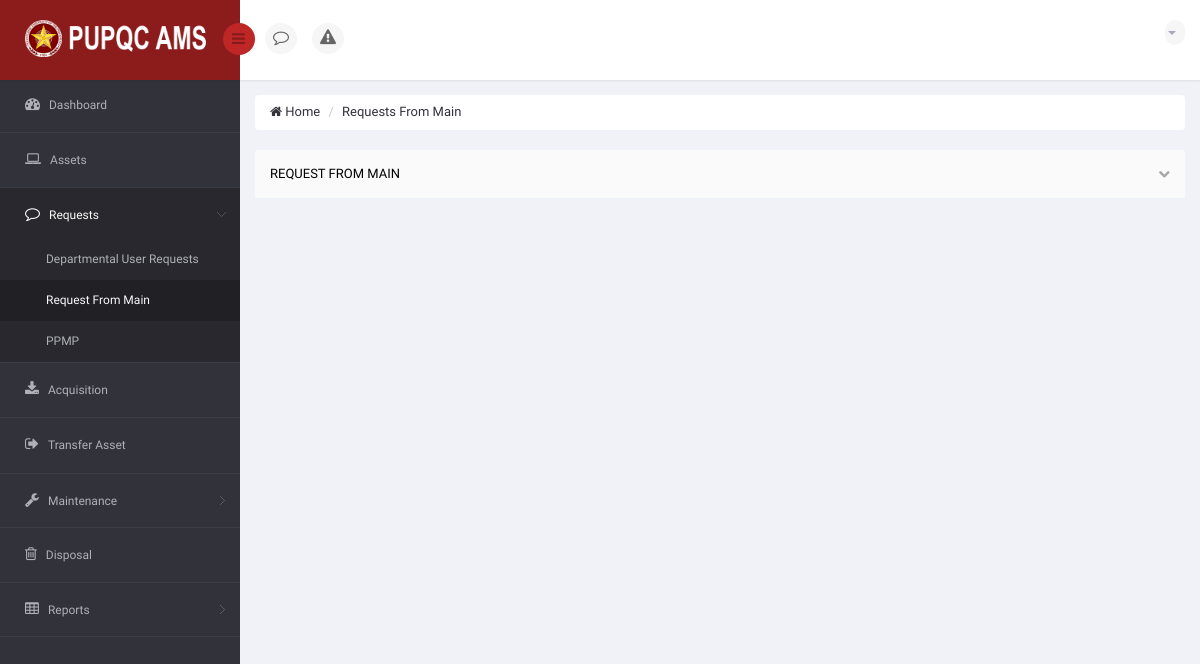
The app's page /DIR/PropertyOfficer/POViewRequestToMain.php?reqmain=6 (signed in), older data.
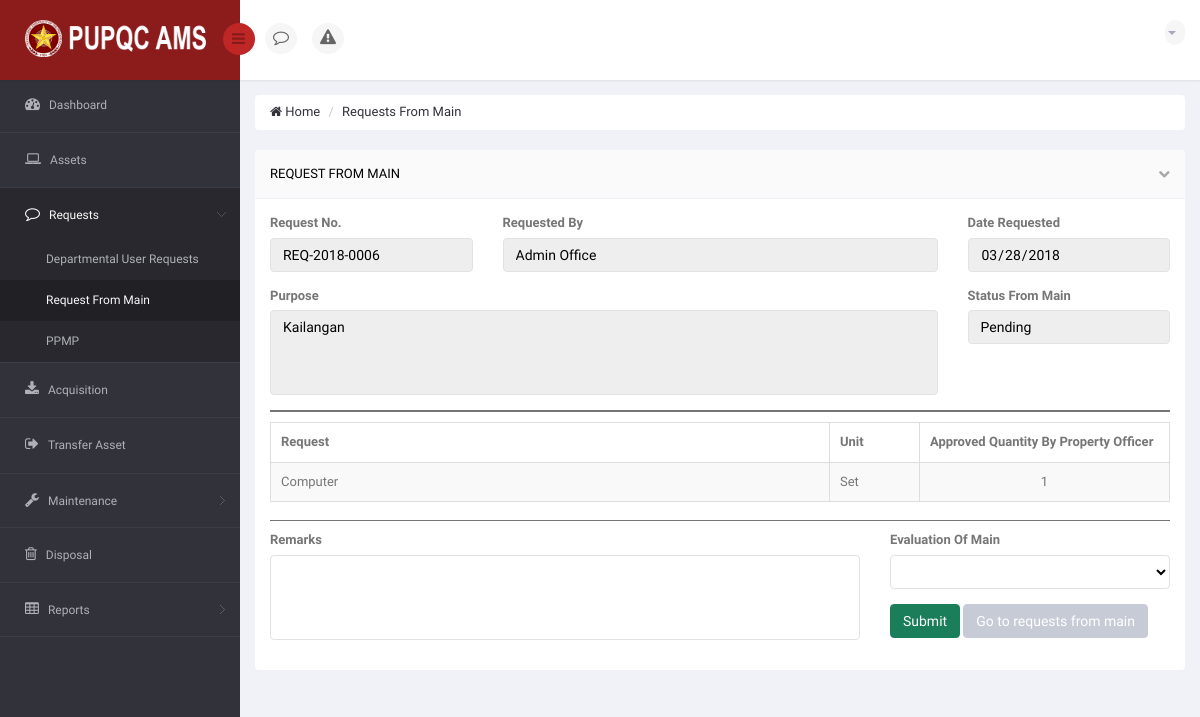
The same page, newer data.
### tables this page shows
CREATE TABLE `ams_t_user_request_summary` (
  `URS_ID` int(11) NOT NULL,
  `URS_NO` varchar(15) NOT NULL,
  `URS_REQUEST_DATE` date NOT NULL,
  `URS_PURPOSE` varchar(350) NOT NULL,
  `URS_STATUS_TO_PO` varchar(25) NOT NULL DEFAULT 'Pending',
  `URS_APPROVED_DATE` date DEFAULT NULL,
  `URS_REJECT_DATE` date DEFAULT NULL,
  `URS_REMARKS` varchar(350) DEFAULT NULL,
  `URS_VIEW_BY_USER` int(11) NOT NULL DEFAULT '0',
  `URS_VIEW_BY_PO` int(11) NOT NULL DEFAULT '0',
  `URS_VIEW_BY_USER_MAIN` int(11) NOT NULL DEFAULT '0',
  `URS_VIEW_CLICKED` int(11) NOT NULL DEFAULT '0'
);

CREATE TABLE `ams_r_asset_library` (
  `AL_ID` int(11) NOT NULL,
  `AL_NAME` varchar(150) NOT NULL,
  `UNT_ID` int(11) NOT NULL,
  `AC_ID` int(11) NOT NULL
);

CREATE TABLE `ams_t_user_request` (
  `UR_ID` int(11) NOT NULL,
  `UR_UNIT` varchar(25) NOT NULL,
  `UR_QUANTITY` int(11) NOT NULL,
  `UR_STATUS` varchar(25) NOT NULL DEFAULT 'Pending',
  `UR_APPROVED_DATE_BY_PO` date DEFAULT NULL,
  `UR_REJECT_DATE_BY_PO` date DEFAULT NULL,
  `URS_ID` int(11) NOT NULL,
  `AL_ID` int(11) NOT NULL,
  `EP_ID` int(11) NOT NULL
);

CREATE TABLE `ams_t_user_request_approved_by_po` (
  `URABPO_ID` int(11) NOT NULL,
  `URABPO_STATUS` varchar(25) NOT NULL DEFAULT 'Pending',
  `URABPO_APPROVED_DATE_BY_MAIN` date DEFAULT NULL,
  `URABPO_REJECT_DATE_BY_MAIN` date DEFAULT NULL,
  `URA_QUANTITY` int(11) NOT NULL,
  `UR_ID` int(11) NOT NULL,
  `URS_ID` int(11) NOT NULL
);

### DIR/PropertyOfficer/POViewRequestToMain.php (the view, shortened to what the changed rows need)
<?php
    if (isset($_GET['reqmain']))
    {
        $ids = $_GET['reqmain'];
    }
?>
<!DOCTYPE html>
<html lang="en">
<head>
    <link href="../../bs3/css/bootstrap.min.css" rel="stylesheet">
    <link href="../../css/bootstrap-reset.css" rel="stylesheet">
    <link href="../../font-awesome/css/font-awesome.css" rel="stylesheet" />
    <link href="../../js/advanced-datatable/css/demo_page.css" rel="stylesheet" />
    <link href="../../js/advanced-datatable/css/demo_table.css" rel="stylesheet" />
    <link rel="stylesheet" href="../../js/data-tables/DT_bootstrap.css" />
    <link href="../../css/style.css" rel="stylesheet">
    <link href="../../css/style-responsive.css" rel="stylesheet" />
    <link href="../../js/iCheck/skins/minimal/minimal.css" rel="stylesheet">
    <link href="../../js/iCheck/skins/minimal/red.css" rel="stylesheet">
    <link href="../../js/iCheck/skins/minimal/green.css" rel="stylesheet">
    <link href="../../js/iCheck/skins/minimal/blue.css" rel="stylesheet">
    <link href="../../js/iCheck/skins/minimal/yellow.css" rel="stylesheet">
    <link href="../../js/iCheck/skins/minimal/purple.css" rel="stylesheet">
    <link href="../../js/iCheck/skins/square/square.css" rel="stylesheet">
    <link href="../../js/iCheck/skins/square/red.css" rel="stylesheet">
    <link href="../../js/iCheck/skins/square/green.css" rel="stylesheet">
    <link href="../../js/iCheck/skins/square/blue.css" rel="stylesheet">
    <link href="../../js/iCheck/skins/square/yellow.css" rel="stylesheet">
    <link href="../../js/iCheck/skins/square/purple.css" rel="stylesheet">
    <link href="../../js/iCheck/skins/flat/grey.css" rel="stylesheet">
    <link href="../../js/iCheck/skins/flat/red.css" rel="stylesheet">
    <link href="../../js/iCheck/skins/flat/green.css" rel="stylesheet">
    <link href="../../js/iCheck/skins/flat/blue.css" rel="stylesheet">
    <link href="../../js/iCheck/skins/flat/yellow.css" rel="stylesheet">
    <link href="../../js/iCheck/skins/flat/purple.css" rel="stylesheet">
    <link rel="stylesheet" type="text/css" href="../../js/select2/select2.css" />
    <link rel="stylesheet" type="text/css" href="../../js/bootstrap-daterangepicker/daterangepicker-bs3.css" />
    <link rel="stylesheet" type="text/css" href="../../js/bootstrap-datetimepicker/css/datetimepicker.css" />
    <link rel="stylesheet" type="text/css" href="../../js/bootstrap-datepicker/css/datepicker.css" />
    <link href="../../js/plugins/sweetalert/sweetalert.css" type="text/css" rel="stylesheet" media="screen,projection">
</head>
<body>
<section id="container" >
                <?php
                    include('../Connection/db.php');
                  ?>
    <section id="main-content">
        <section class="wrapper">
            <div class="row">
                <div class="col-sm-12">
                    <section class="panel">
                        <?php
                            $sql = "SELECT URS.URS_PURPOSE, URS.URS_NO, URS.URS_ID, URS.URS_REQUEST_DATE, O.O_NAME, URSTM.URSTM_STATUS_TO_MAIN, URABPO.URA_QUANTITY, ALS.AL_NAME FROM `ams_t_user_request_summary` AS URS INNER JOIN `ams_t_user_request_status_to_main` AS URSTM ON URSTM.URS_ID = URS.URS_ID INNER JOIN `ams_t_user_request` AS UR ON UR.URS_ID = URS.URS_ID INNER JOIN `ams_t_user_request_approved_by_po` AS URABPO ON URABPO.UR_ID = UR.UR_ID INNER JOIN `ams_r_employee_profile` AS EP ON UR.EP_ID = EP.EP_ID INNER JOIN `ams_r_office` AS O ON EP.O_ID = O.O_ID INNER JOIN `ams_r_asset_library` AS ALS ON UR.AL_ID = ALS.AL_ID WHERE URS.URS_ID = $ids GROUP BY URS.URS_ID ORDER BY URS.URS_APPROVED_DATE DESC";
                            $result = mysqli_query($connection, $sql) or die("Bad Query: $sql");
                            while($row = mysqli_fetch_assoc($result))
                            {
                                $urspurpose = $row['URS_PURPOSE'];
                                $ursno = $row['URS_NO'];
                                $ursdatereq = $row['URS_REQUEST_DATE'];
                                $ursreqby = $row['O_NAME'];
                                $mainstat = $row['URSTM_STATUS_TO_MAIN'];
                        ?>
                        <div class="panel-body">
                            <div class="row group">
                                <div class="col-md-3">
                                    <div class="form-group">
                                        <label>Request No.</label>
                                        <input type="text" value="<?php echo $ursno; ?>" class="form-control" style="color: black;" disabled  />
                                    </div>
                                </div>
                                <div class="col-md-6">
                                    <div class="form-group">
                                        <label>Requested By</label>
                                        <input type="text" value="<?php echo $ursreqby; ?>" class="form-control" style="color: black;" disabled  />
                                    </div>
                                </div>
                                <div class="col-md-3">
                                    <div class="form-group">
                                        <label>Date Requested</label>
                                        <input type="Date" value="<?php echo $ursdatereq; ?>" class="form-control" style="color: black;" disabled />
                                    </div>
                                </div>
                                <div class="col-md-9">
                                    <div class="form-group">
                                        <label>Purpose</label>
                                        <textarea style="color: black; word-wrap: break-word; resize: none; height: 85px;" class="form-control" maxlength="200" id="getreason" required="" disabled><?php echo $urspurpose; ?></textarea>
                                    </div>
                                </div>
                                <div class="col-md-3">
                                    <div class="form-group">
                                        <label>Status From Main</label>
                                        <?php
                                            if ($mainstat == 'Pending')
                                            {
                                        ?>
                                            <input type="text" value="<?php echo $mainstat; ?>" class="form-control" style="color: black;" disabled />
                                        <?php
                                            }
                                            elseif ($mainstat == 'Approved')
                                            {
                                        ?>
                                            <input type="text" value="<?php echo $mainstat; ?>" class="form-control" style="color: green;" disabled />
                                        <?php
                                            }
                                            elseif ($mainstat == 'Reject')
                                            {
                                        ?>
                                            <input type="text" value="<?php echo $mainstat; ?>" class="form-control" style="color: red;" disabled />
                                        <?php
                                            }
                                        ?>
                                    </div>
                                </div>
                                <div class="col-md-12">
                                    <div style="padding: 1px; margin-bottom: 10px; background-color: #757575;">
                                    </div>
                                </div>
                                <div class="col-md-12">
                                    <div class="adv-table">
                                        <table  class="display table table-bordered table-striped" id=" ">
                                            <thead>
                                                <tr>
                                                    <th style="">Request</th>
                                                    <th style="width: 90px;">Unit</th>
                                                    <th style="width: 250px;">Approved Quantity By Property Officer</th>
                                                </tr>
                                            </thead>
                                            <tbody>
                                                <?php
                                                    $sqlz = "SELECT URS.URS_PURPOSE, URS.URS_NO, URS.URS_ID, URS.URS_REQUEST_DATE, O.O_NAME, URSTM.URSTM_STATUS_TO_MAIN, UR.UR_UNIT, URABPO.URA_QUANTITY, ALS.AL_NAME FROM `ams_t_user_request_summary` AS URS INNER JOIN `ams_t_user_request_status_to_main` AS URSTM ON URSTM.URS_ID = URS.URS_ID INNER JOIN `ams_t_user_request` AS UR ON UR.URS_ID = URS.URS_ID INNER JOIN `ams_t_user_request_approved_by_po` AS URABPO ON URABPO.UR_ID = UR.UR_ID INNER JOIN `ams_r_employee_profile` AS EP ON UR.EP_ID = EP.EP_ID INNER JOIN `ams_r_office` AS O ON EP.O_ID = O.O_ID INNER JOIN `ams_r_asset_library` AS ALS ON UR.AL_ID = ALS.AL_ID WHERE URS.URS_ID = $ids ORDER BY URS.URS_APPROVED_DATE DESC";
                                                    $resultz = mysqli_query($connection, $sqlz) or die("Bad Query: $sql");
                                                    while($rowz = mysqli_fetch_assoc($resultz))
                                                    {
                                                        $requestname = $rowz['AL_NAME'];
                                                        $requestunit = $rowz['UR_UNIT'];
                                                        $requestqty = $rowz['URA_QUANTITY'];
                                                ?>
                                                <tr>
                                                    <td> <?php echo $requestname; ?> </td>
                                                    <td> <?php echo $requestunit; ?> </td>
                                                    <td> <center> <?php echo $requestqty; ?> </center> </td>
                                                </tr>
                                                <?php
                                                    }
                                                ?>
                                            </tbody>
                                        </table>
                                    </div>
                                </div>
                            </div>
                            <div class="row">
                                <div class="col-md-12">
                                    <div style="padding: 1px; margin-bottom: 10px;">
                                    </div>
                                </div>
                            </div>
                            <div class="row">
                                <div class="col-md-12">
                                    <div style="padding: 0.5px; margin-bottom: 10px; background: #757575;">
                                    </div>
                                </div>
                            </div>
                            <?php
                                if ($mainstat == 'Pending')
                                {
                            ?>
                            <div class="row">
                                <div class="col-md-8">
                                    <div class="form-group">
                                        <label>Remarks</label>
                                        <textarea name="viewrequestsevaluate" id="evalbymainremarks" class="form-control" style="resize: none; color: black; height: 85px;" maxlength="200"></textarea>
                                    </div>
                                </div>
                                <div class="col-md-4">
                                    <div class="form-group">
                                        <label>Evaluation Of Main</label>
                                        <select class="form-control" style="color: black;" id="getsel">
                                            <option selected disabled value=""></option>
                                            <option value="Approved">Approved</option>
                                        </select>
                                    </div>
                                    <div class="form-group">
                                        <a id="btnevaluate" class="btn btn-success">Submit</a>
                                        <a href="PORequestToMain.php" class="btn btn-default">Go to requests from main</a>
                                    </div>
                                </div>
                            </div>
                            <?php
                                }
                                else
                                {
                            ?>
                                <a href="PORequestToMain.php" class="btn btn-default">Go to requests from main</a>
                            <?php
                                }
                            ?>
                        </div>
                        <?php
                            }
                        ?>
                    </section>
                </div>
            </div>
        </section>
    </section>
</section>
</body>
</html>

Row changes from the older to the newer data that the page shows:
now on this page (row edited): ams_t_user_request_summary: URS_NO "REQ-2018-0006", value "Admin Office", URS_REQUEST_DATE "03/28/2018", URS_PURPOSE "Kailangan", value "Pending", ams_r_asset_library.AL_NAME "Computer", ams_t_user_request.UR_UNIT "Set", ams_t_user_request_approved_by_po.URA_QUANTITY "1"
